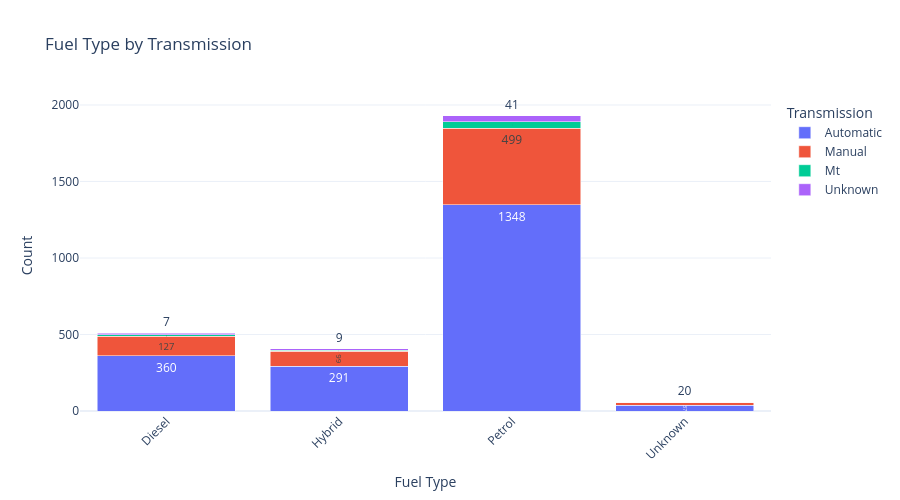

The notebook cell this image was saved under:
### Markdown cell above
## ⛽ Fuel Type by Transmission

This stacked bar chart shows how transmission types are distributed across fuel types.

- `pd.crosstab()` counts the records for each combination of fuel type and transmission.
- The counts are reshaped into a long format so Plotly can color each transmission category separately.
- Comparing the stacked bars helps reveal which fuel/transmission combinations occur most often in the dataset.

### Code cell
import pandas as pd
import plotly.express as px

fuel = pd.crosstab(df["fuel_type"], df["transmission"])

fuel_long = fuel.reset_index().melt(
    id_vars="fuel_type",
    var_name="transmission",
    value_name="count"
)

fig = px.bar(
    fuel_long,
    x="fuel_type",
    y="count",
    color="transmission",
    title="Fuel Type by Transmission",
    labels={
        "fuel_type": "Fuel Type",
        "count": "Count",
        "transmission": "Transmission"
    },
    barmode="stack",
    text="count"
)

fig.update_traces(
    hovertemplate=(
        "Fuel Type: %{x}<br>"
        "Transmission: %{fullData.name}<br>"
        "Count: %{y}<extra></extra>"
    )
)

fig.update_layout(
    template="plotly_white",
    xaxis_tickangle=-45,
    height=500,
    legend_title_text="Transmission",
    hovermode="x unified"
)

fig.show()

### Figure 1 — Plotly figure (JSON) as saved in the notebook; plotly's stock layout.template omitted (floating-point values rounded to 4 significant figures)
{"data": [{"hovertemplate": "Fuel Type: %{x}<br>Transmission: %{fullData.name}<br>Count: %{y}<extra></extra>", "legendgroup": "Automatic", "marker": {"color": "#636efa", "pattern": {"shape": ""}}, "name": "Automatic", "orientation": "v", "showlegend": true, "text": [360.0, 291.0, 1348.0, 37.0], "textposition": "auto", "type": "bar", "x": ["Diesel", "Hybrid", "Petrol", "Unknown"], "xaxis": "x", "y": [360, 291, 1348, 37], "yaxis": "y"}, {"hovertemplate": "Fuel Type: %{x}<br>Transmission: %{fullData.name}<br>Count: %{y}<extra></extra>", "legendgroup": "Manual", "marker": {"color": "#EF553B", "pattern": {"shape": ""}}, "name": "Manual", "orientation": "v", "showlegend": true, "text": [127.0, 99.0, 499.0, 20.0], "textposition": "auto", "type": "bar", "x": ["Diesel", "Hybrid", "Petrol", "Unknown"], "xaxis": "x", "y": [127, 99, 499, 20], "yaxis": "y"}, {"hovertemplate": "Fuel Type: %{x}<br>Transmission: %{fullData.name}<br>Count: %{y}<extra></extra>", "legendgroup": "Mt", "marker": {"color": "#00cc96", "pattern": {"shape": ""}}, "name": "Mt", "orientation": "v", "showlegend": true, "text": [13.0, 7.0, 43.0, 0.0], "textposition": "auto", "type": "bar", "x": ["Diesel", "Hybrid", "Petrol", "Unknown"], "xaxis": "x", "y": [13, 7, 43, 0], "yaxis": "y"}, {"hovertemplate": "Fuel Type: %{x}<br>Transmission: %{fullData.name}<br>Count: %{y}<extra></extra>", "legendgroup": "Unknown", "marker": {"color": "#ab63fa", "pattern": {"shape": ""}}, "name": "Unknown", "orientation": "v", "showlegend": true, "text": [7.0, 9.0, 41.0, 0.0], "textposition": "auto", "type": "bar", "x": ["Diesel", "Hybrid", "Petrol", "Unknown"], "xaxis": "x", "y": [7, 9, 41, 0], "yaxis": "y"}], "layout": {"barmode": "stack", "height": 500, "hovermode": "x unified", "legend": {"title": {"text": "Transmission"}, "tracegroupgap": 0}, "title": {"text": "Fuel Type by Transmission"}, "xaxis": {"anchor": "y", "domain": [0, 1], "tickangle": -45, "title": {"text": "Fuel Type"}}, "yaxis": {"anchor": "x", "domain": [0, 1], "title": {"text": "Count"}}}}
